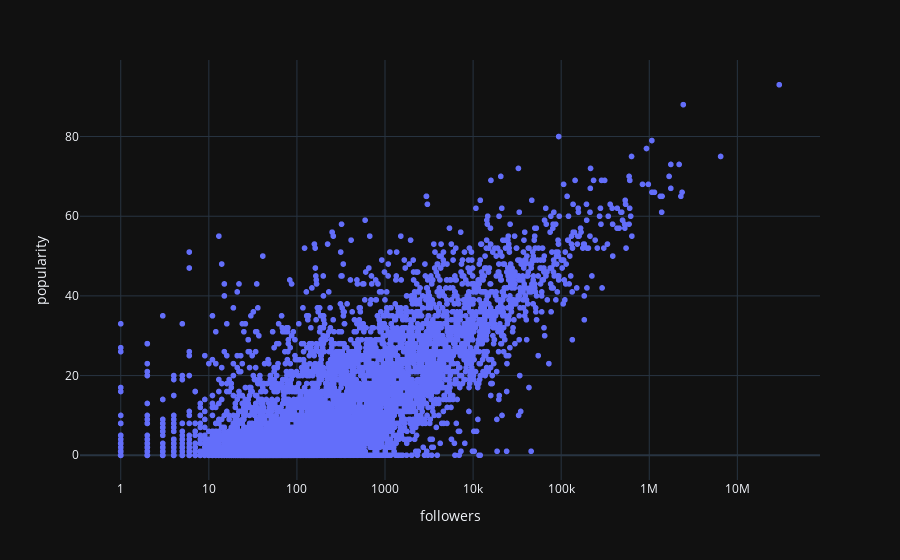

Write notebook code for a chart like this one.
### Markdown cell above
## Relationship between followers and popularity

### Code cell
tmpData=artists.sample(10000);
fig=px.scatter(tmpData,x="followers",y="popularity",hover_name=tmpData["name"], log_x=True)#
fig.show()

### Figure 1 — Plotly figure (JSON) as saved in the notebook; plotly's stock layout.template omitted (floating-point values rounded to 4 significant figures; data arrays with more than 128 entries replaced by an {"elided": "..."} marker saying what was removed)
{"data": [{"hovertemplate": "<b>%{hovertext}</b><br><br>followers=%{x}<br>popularity=%{y}<extra></extra>", "hovertext": {"elided": "10000 str values"}, "legendgroup": "", "marker": {"color": "#636efa", "symbol": "circle"}, "mode": "markers", "name": "", "showlegend": false, "x": {"elided": "10000 float values"}, "xaxis": "x", "y": {"elided": "10000 int values"}, "yaxis": "y", "type": "scattergl"}], "layout": {"xaxis": {"anchor": "y", "domain": [0.0, 1.0], "title": {"text": "followers"}, "type": "log"}, "yaxis": {"anchor": "x", "domain": [0.0, 1.0], "title": {"text": "popularity"}}, "legend": {"tracegroupgap": 0}, "margin": {"t": 60}}}
